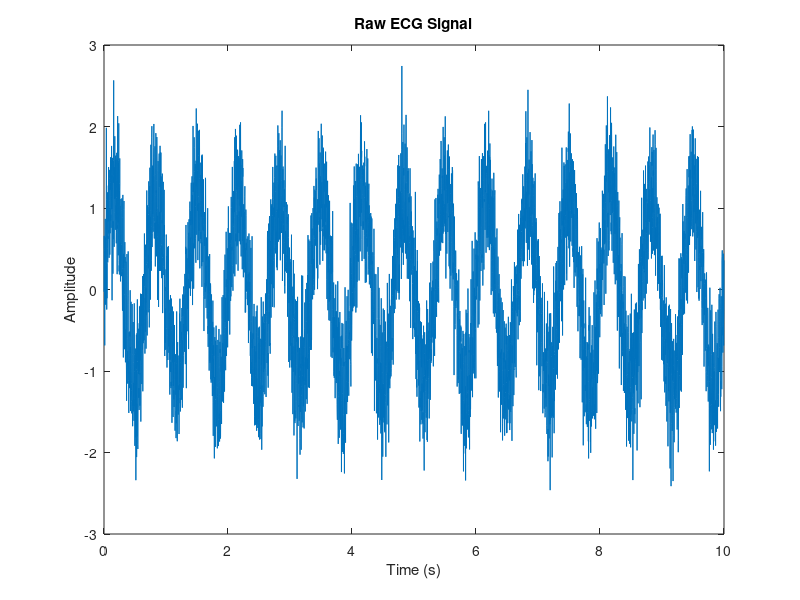
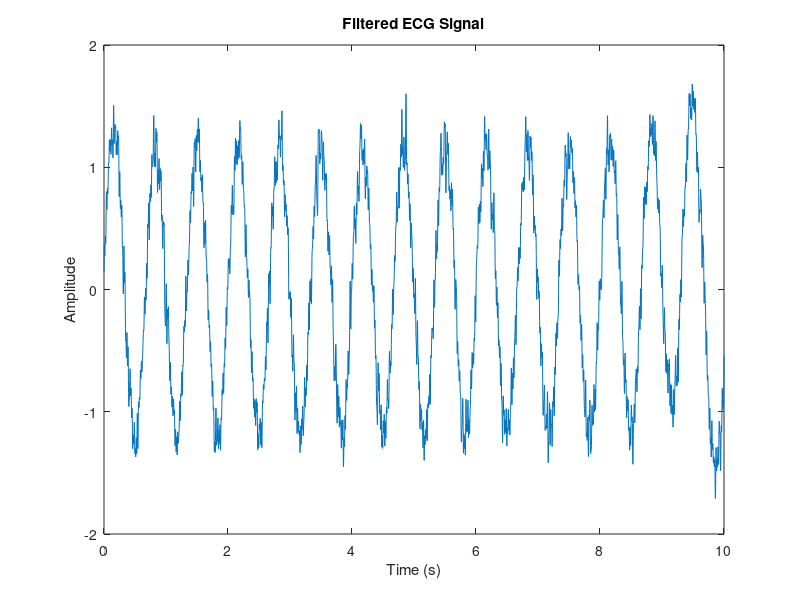

The MATLAB script that drew these images, in order: (Note: this script raises an error after producing the figures.)
% Step 1: Simulate ECG-like signal
Fs = 500;                             % Sampling frequency
t = 0:1/Fs:10;                        % 10 seconds duration
signal = 1.2*sin(2*pi*1.5*t) + 0.5*sin(2*pi*60*t) + 0.3*randn(size(t));  % Simulated ECG with noise

% Step 2: Plot Raw ECG
figure;
plot(t, signal);
title('Raw ECG Signal');
xlabel('Time (s)');
ylabel('Amplitude');

% Step 3: Bandpass Filter (0.5–40 Hz)
low_cutoff = 0.5;
high_cutoff = 40;
[b, a] = butter(2, [low_cutoff high_cutoff]/(Fs/2), 'bandpass');
filtered_ecg = filtfilt(b, a, signal);

% Step 4: Plot Filtered ECG
figure;
plot(t, filtered_ecg);
title('Filtered ECG Signal');
xlabel('Time (s)');
ylabel('Amplitude');

% Step 5: R-Peak Detection
[peaks, locs] = findpeaks(filtered_ecg, 'MinPeakHeight', 0.5, 'MinPeakDistance', 0.5*Fs);

% Step 6: Plot Detected Peaks
figure;
plot(t, filtered_ecg);
hold on;
plot(t(locs), peaks, 'ro');
title('Detected R-Peaks in ECG Signal');
xlabel('Time (s)');
ylabel('Amplitude');

% Step 7: Heart Rate Calculation
num_beats = length(locs);
duration_sec = t(end);
bpm = (num_beats / duration_sec) * 60;
fprintf('Estimated Heart Rate: %.2f BPM\n', bpm);
